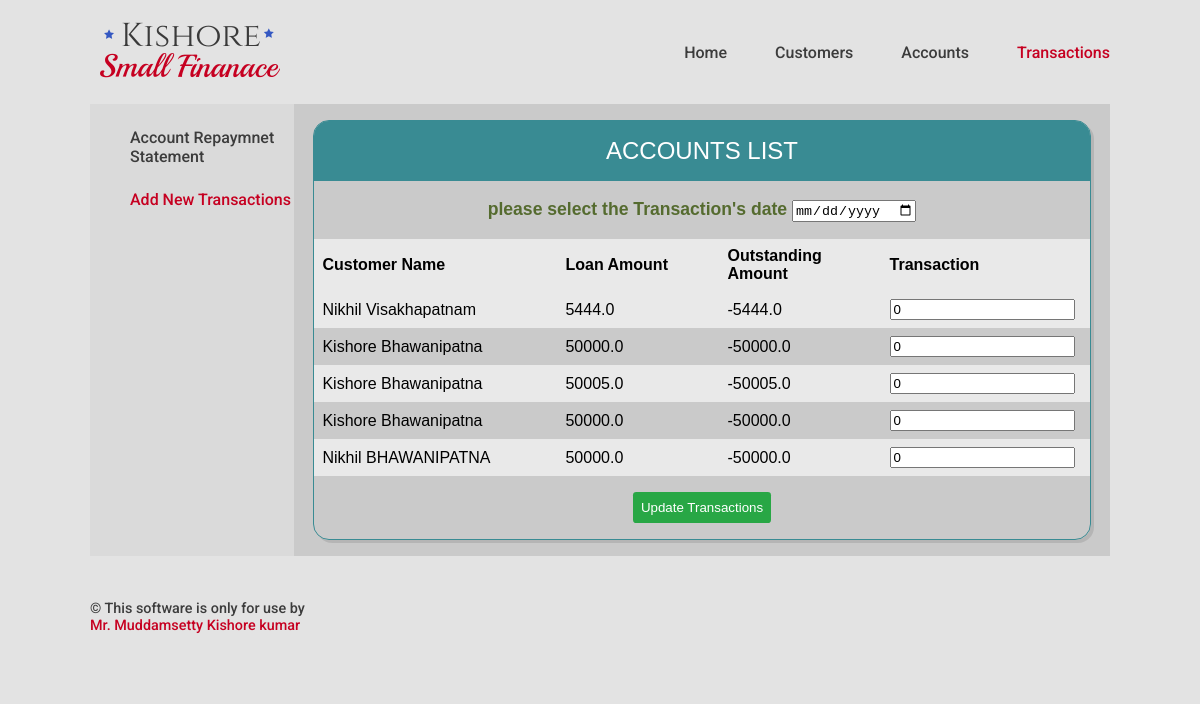
The page /transaction/transact/ on the database as committed earlier.
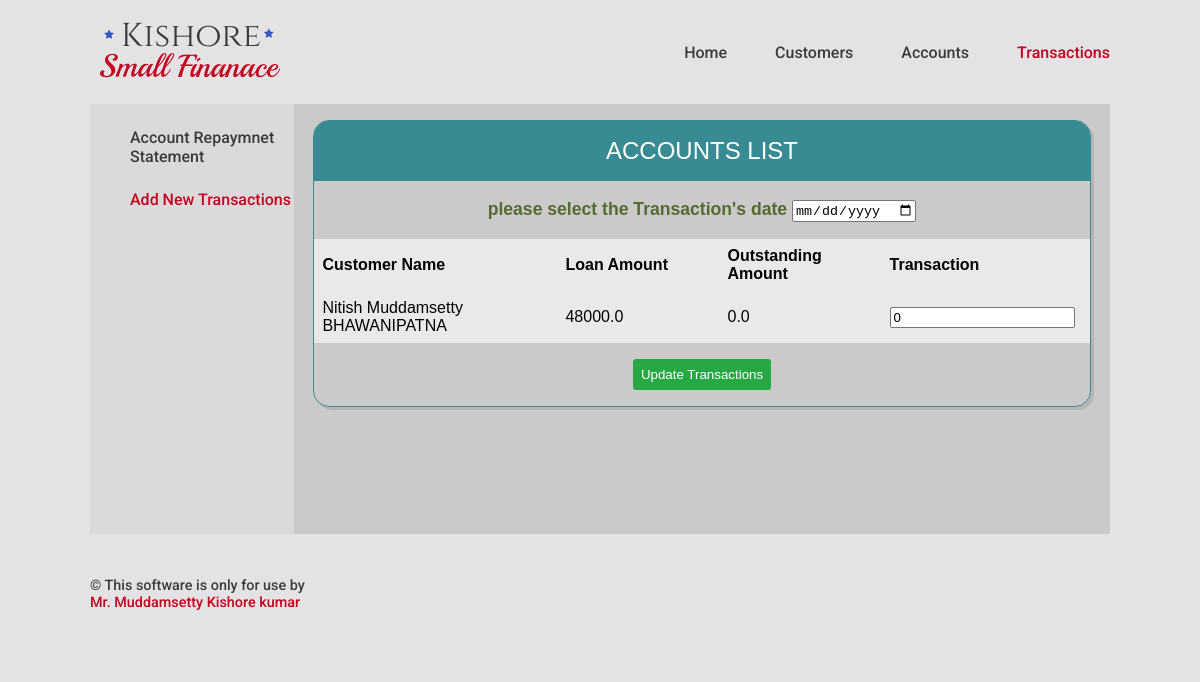
The same page on the database as committed later.
### Accounts/models.py (models this page shows, shortened)
class Account(models.Model):
    ACTIVE = 'A'
    INACTIVE = 'I'
    ACTIVENESS_CHOICE = [
    (ACTIVE, 'Active'),
    (INACTIVE, 'Inactive'),
    ]
    loan_account_number = models.BigAutoField(primary_key=True)
    customer = models.ForeignKey(Customer,on_delete=models.PROTECT,db_index=True)
    loan_amount = models.FloatField(default=0)
    amount_credited_to_customer = models.FloatField(default=0)
    outstanding_amount = models.FloatField(null=True,blank=True,default=0)
    open_date = models.DateField(db_index=True)
    close_date = models.DateField(blank=True,null=True)
    current_Status = models.CharField(max_length=1,choices=ACTIVENESS_CHOICE,default=ACTIVE,db_index=True)

### Customers/models.py (models this page shows, shortened)
class Customer(models.Model):
    customer_id = models.AutoField(primary_key=True)
    customer_name = models.CharField(max_length=35,db_index=True)
    customer_phone_number = models.IntegerField(blank=True,null=True)
    customer_address_line_1 = models.CharField(max_length=40,blank=True, null=True)
    customer_address_line_2 = models.CharField(max_length=40,blank=True, null=True)
    customer_address_city = models.CharField(max_length=40,blank=True, null=True)
    def __str__(self):
        return '%s %s ' % (self.customer_name, self.customer_address_city)

### Transactions/views.py (the view)
# urls.py: path('transact/' , TransactionAccountListView.as_view()),
class TransactionAccountListView(ListView):
    model = Account
    template_name = "Transactions/transaction_update_list.html"
    fields = ['customer','loan_amount','outstanding_amount']

### Template/Transactions/transaction_update_list.html (shortened to what this page needs)
<!DOCTYPE html>
{% extends "base.html" %}
{% block nav-Transactions %}
current-link
{% endblock %}
{% block main %}
<div class="main-column">
  <div class="col sub-navigation">
    <ul class="sub-navigation-ul">
      <li class="sub-navigation-li"><a class="sub-nav-link " href="/transaction/">Account Repaymnet Statement</a></li>
      <li class="sub-navigation-li"><a class="sub-nav-link current-link" href="/transaction/transact">Add New Transactions</a></li>
    </ul>
  </div>
  <div class="col main-data">
    <div class="table-display" cellspacing="0">
      <div class="table-header">Accounts List</div>
      <form name="form" class="" action="/transaction/transact/submit/" method="post" onsubmit="return validateForm()">
      <p style=" text-align: center; color:#556B2F; font-weight: 600; font-size: 1.1em;">please select the Transaction's date <input type="date" name="date"> </p>
      <table>
        <thead>
          <th style="width:30%">Customer Name</th>
          <th style="width:20%">Loan Amount</th>
          <th style="width:20%">Outstanding Amount</th>
          <th style="width:20%">Transaction</th>
        </thead>
        <tbody>
        {% for account in account_list %}
          <tr>
            <td>{{account.customer}}</td>
            <td>{{account.loan_amount}}</td>
            <td>{{account.outstanding_amount}}</td>
            <td><input type="number" name="{{account.loan_account_number}}" value="0" ></td>
          </tr>
        {% empty %}
            <p>no customer yet.</p>
        {% endfor %}
        </tbody>
      </table>
      <div class="main-sub">
        <button type="submit" class="btn btn-safe" >Update Transactions</button>
      </div>
      </form>
    </div>
  </div>
</div>
{% endblock %}

Rows that differ between the two databases and show on the page:
removed Account: customer "Nikhil Visakhapatnam", loan_amount "5444.0", outstanding_amount "-5444.0"
removed Account: customer "Kishore Bhawanipatna", loan_amount "50000.0", outstanding_amount "-50000.0"
removed Account: customer "Kishore Bhawanipatna", loan_amount "50005.0", outstanding_amount "-50005.0"
removed Account: customer "Kishore Bhawanipatna", loan_amount "50000.0", outstanding_amount "-50000.0"
removed Account: customer "Nikhil BHAWANIPATNA", loan_amount "50000.0", outstanding_amount "-50000.0"
added Account: customer "Nitish Muddamsetty BHAWANIPATNA", loan_amount "48000.0", outstanding_amount "0.0"
